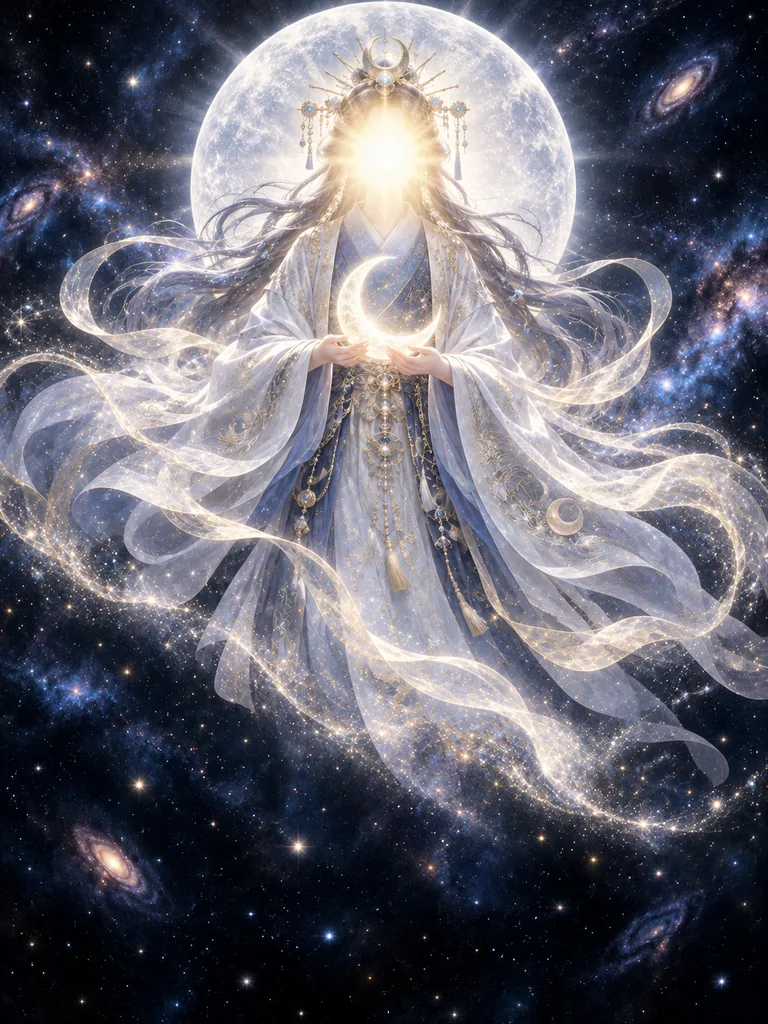
#> input picture img/guardian-2.webp, 768 x 1024 px, found by its file name; its folder holds 4 pictures in this run
$ python make_ogp_shugoshin.py
#> lines starting #> are read from the running program, lines starting #| are printed output that depends on the picture
# ogp-shugoshin.jpg（守護神の入口 shugoshin.html のリンクを貼ったときに出る看板の絵・1200×630）を作る
# 使い方: このフォルダの一つ上（hoshi-no-yashiro）で  python docs/make_ogp_shugoshin.py [字体のフォルダ]
# 字体は Noto Serif JP。Windows標準の可変フォント、なければ指定フォルダの NotoSerifJP-400.ttf / -600.ttf
# 絵は守護神のうち三貴子（月読命・天照大御神・須佐之男命）。まん中を大きく、両脇を夜空に沈める
import os
import random
import sys
from PIL import Image, ImageDraw, ImageFont, ImageChops

W, H = 1200, 630
WIN_FONT = r'C:\Windows\Fonts\NotoSerifJP-VF.ttf'
FONT_DIR = sys.argv[1] if len(sys.argv) > 1 else '.'

def font(size, weight):
    if os.path.exists(WIN_FONT):
        f = ImageFont.truetype(WIN_FONT, size)
        try:
            f.set_variation_by_axes([weight])
        except Exception:
            pass
        return f
    return ImageFont.truetype(os.path.join(FONT_DIR, 'NotoSerifJP-%d.ttf' % (600 if weight >= 550 else 400)), size)

# 夜空（ogp.png と同じ色）
bg = Image.new('RGB', (W, H))
#> bg: PIL image 1200x630 RGB; every value is 0
px = bg.load()
cx, cy = W / 2, H / 2
for y in range(H):
    for x in range(W):
        d = min(1.0, (((x - cx) / (W * .62)) ** 2 + ((y - cy) / (H * .75)) ** 2) ** .5)
        t = d * d
        px[x, y] = (round(13 - 7 * t), round(13 - 7 * t), round(46 - 20 * t))
rnd = random.Random(12)
stars = Image.new('RGB', (W, H))
sd = ImageDraw.Draw(stars)
for _ in range(220):
    x, y = rnd.randrange(W), rnd.randrange(H)
    b = rnd.choice([70, 90, 110, 140, 180])
    r = 1 if rnd.random() < .85 else 2
    sd.ellipse((x - r / 2, y - r / 2, x + r / 2, y + r / 2), fill=(b, b, min(255, b + 30)))
bg = ImageChops.add(bg, stars)
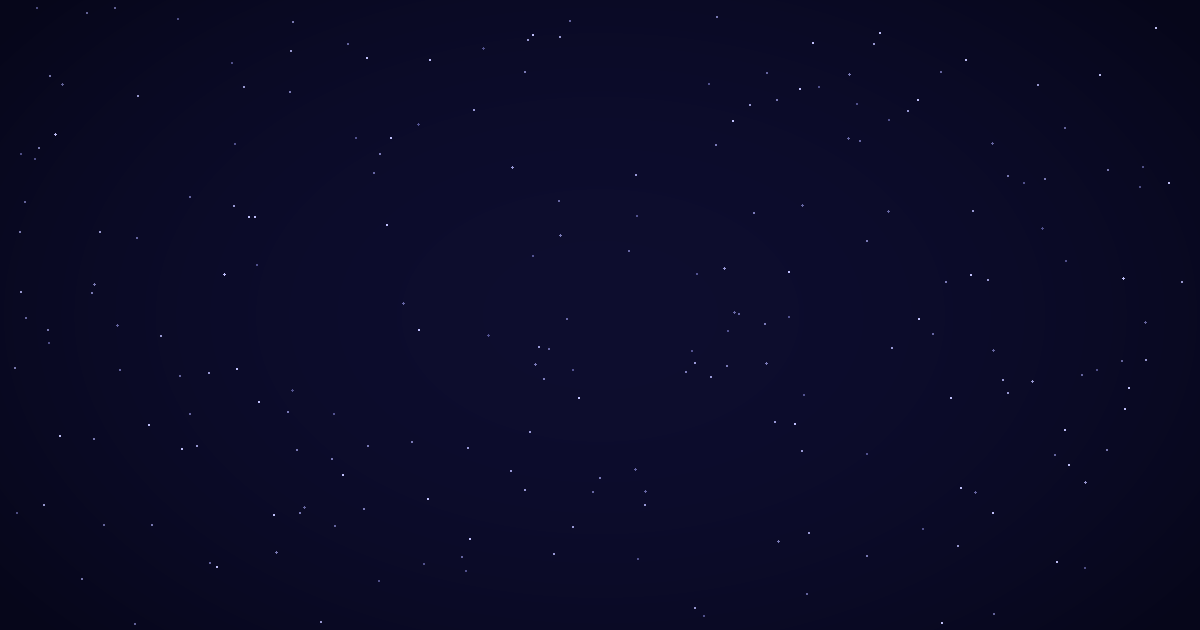
#> bg: PIL image 1200x630 RGB; mean R, G, B 10.6, 10.6, 38.9

def fade_mask(w, h, edge):
    # 縁 edge px を、なめらかに夜空へ溶かす（上下左右とも）
    m = Image.new('L', (w, h))
    mp = m.load()
    for y in range(h):
        for x in range(w):
            e = min(x, w - 1 - x, y, h - 1 - y) / edge
            e = max(0.0, min(1.0, e))
            mp[x, y] = round(255 * e * e * (3 - 2 * e))
    return m

def place(num, cx, cy, h, bright):
#> called with num = 2, cx = 150, cy = 320, h = 520, bright = 0.62
    im = Image.open('img/guardian-%d.webp' % num).convert('RGB')
#> im is the input picture: PIL image 768x1024 RGB; mean R, G, B 101.5, 100.9, 111.1
    w = round(im.width * h / im.height)
#> w = 390
    im = im.resize((w, h), Image.LANCZOS)
#> im: PIL image 390x520 RGB
    if bright != 1:
        im = im.point(lambda v: round(v * bright))
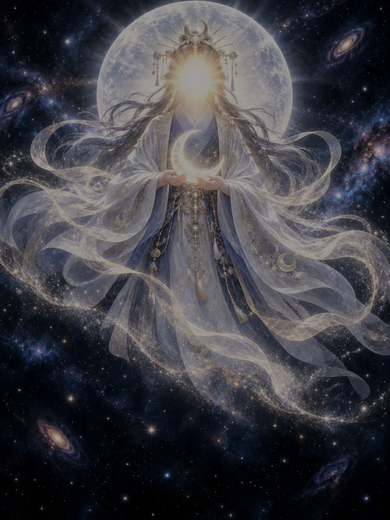
#> im: PIL image 390x520 RGB; mean R, G, B 62.9, 62.5, 68.9
    bg.paste(im, (cx - w // 2, cy - h // 2), fade_mask(w, h, 70))
#> in fade_mask, `m = Image.new('L', (w, h))`: m: PIL image 390x520 L; every value is 0
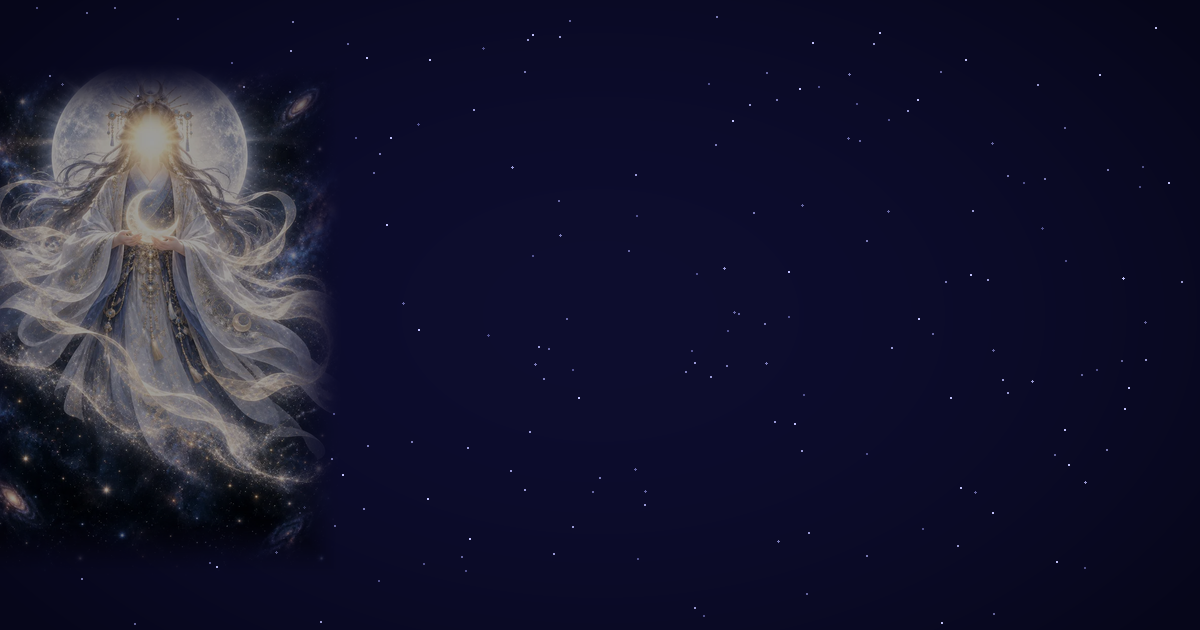
#> bg: PIL image 1200x630 RGB; mean R, G, B 22.8, 22.6, 46.9

# 両脇を先に、まん中をあとに（重なりはまん中が上）
place(2, 150, 320, 520, .62)   # 月読命
place(1, 450, 320, 520, .62)   # 須佐之男命
#> call 2 of place, with num = 1, cx = 450, cy = 320, h = 520, bright = 0.62
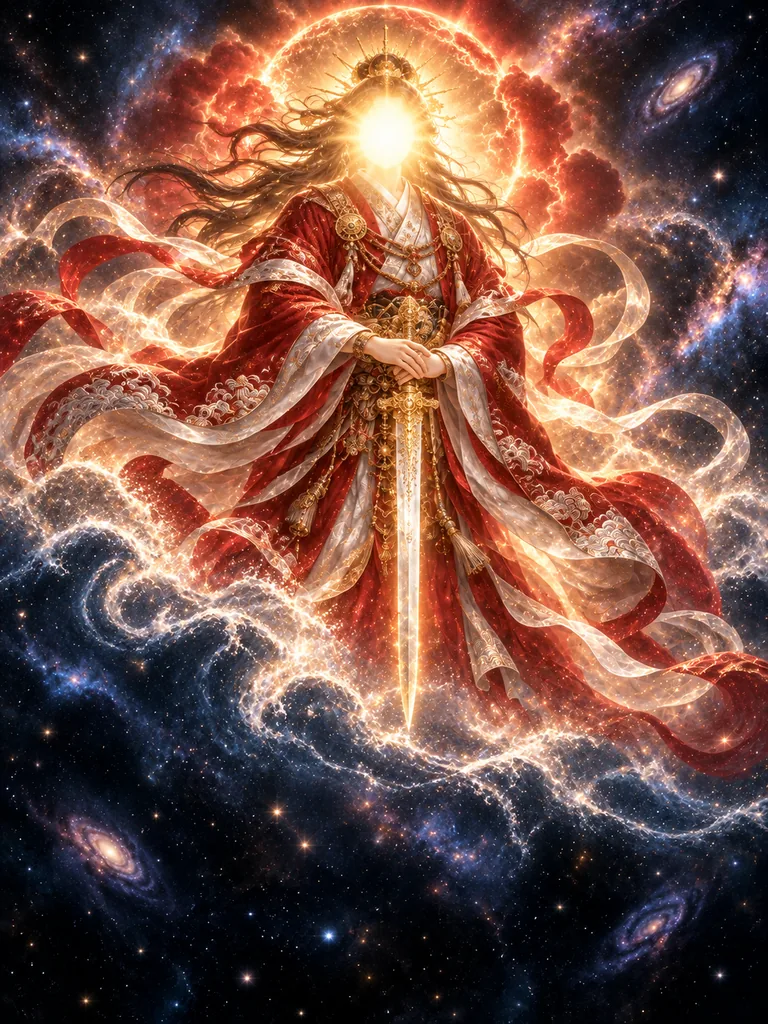
#> input picture img/guardian-1.webp, 768 x 1024 px, found by its file name
#> in place, im is the input picture: PIL image 768x1024 RGB; mean R, G, B 117.9, 81.1, 70.4
#> in place (call 2), `im = im.point(lambda v: round(v * bright))`:
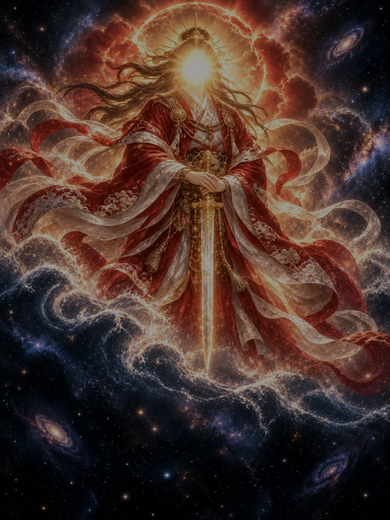
#> im: PIL image 390x520 RGB; mean R, G, B 73.1, 50.3, 43.6
#> in place (call 2), `bg.paste(im, (cx - w // 2, cy - h // 2), fade_mask(w, h, 70))`:
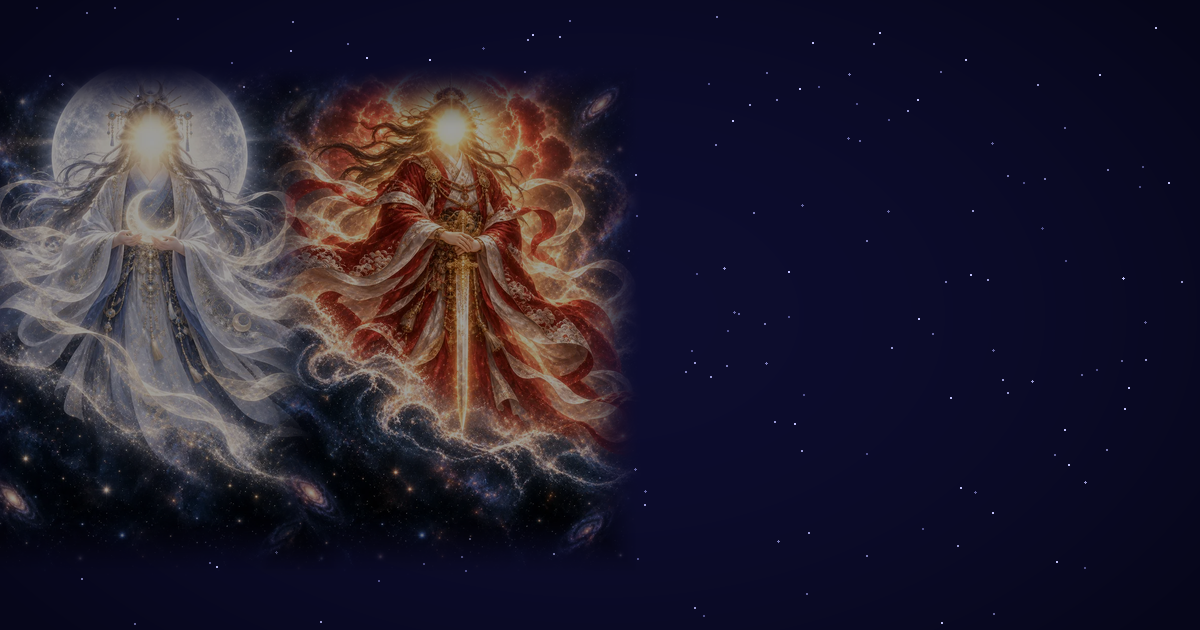
#> bg: PIL image 1200x630 RGB; mean R, G, B 36, 30.6, 47.5
place(3, 300, 315, 640, 1)     # 天照大御神
#> (the run stopped early here; a loop or call above may not have finished)
